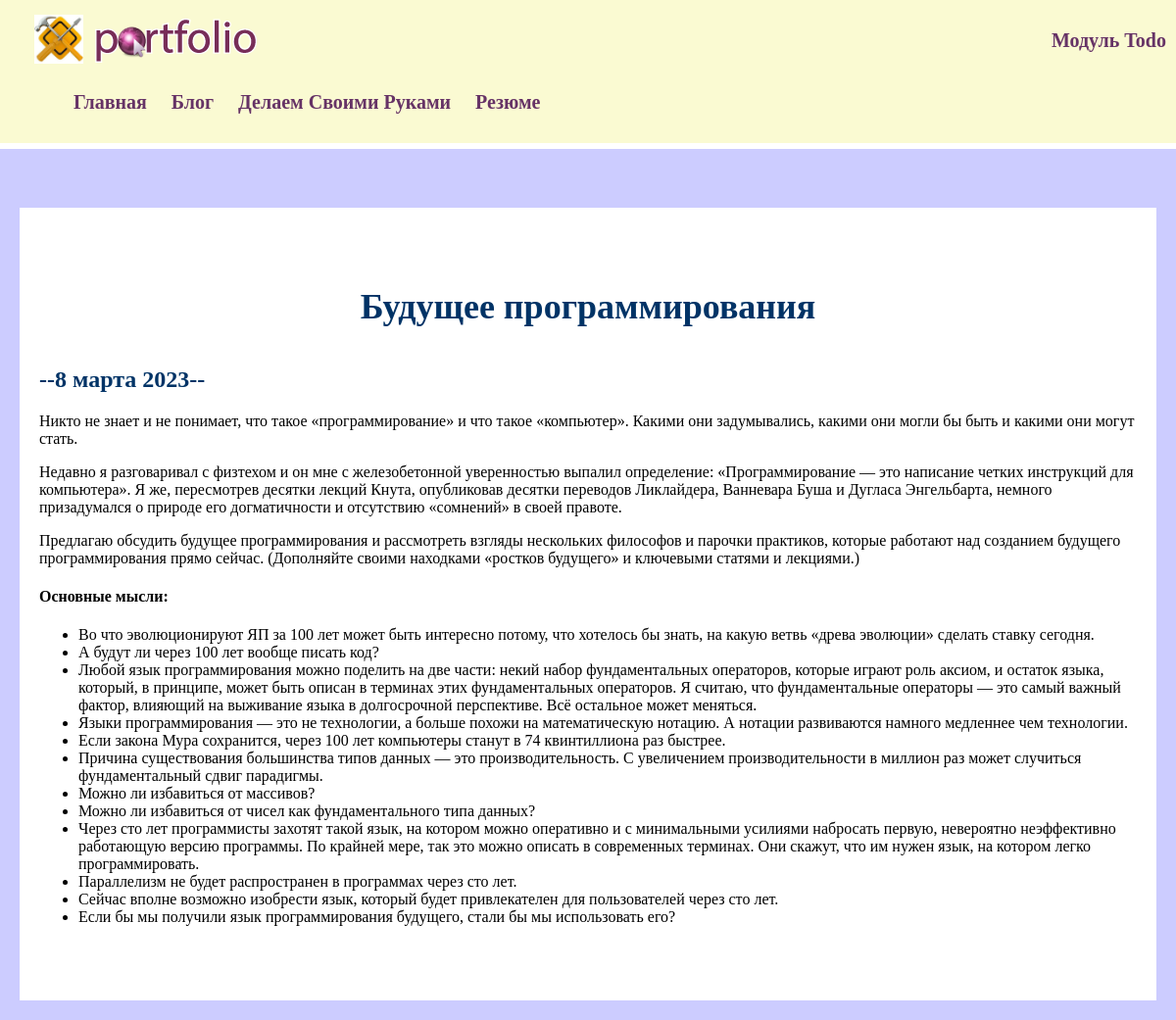
The app's page /blog/2/ with its own data.
### blog/models.py (models this page shows, shortened)
class Blog(models.Model):
    title = models.CharField(max_length=200)
    description = models.TextField()
    date = models.DateField()
    user = models.ForeignKey(User, on_delete=models.CASCADE)

### blog/views.py (the view)
# urls.py: path("<int:blog_id>/", views.detail, name='detail')
def detail(request, blog_id):
    blog = get_object_or_404(Blog, pk=blog_id)
    return render(request, 'blog/details.html', {'blog': blog})

### blog/templates/blog/details.html
{% extends 'skills/base.html' %}
{% block content %}
<div class="detail">
    <h1>{{ blog.title }}</h1>
    <h2>--{{ blog.date|date:'j E Y' }}--</h2>
    {{ blog.description|safe }}
</div>
{% endblock %}

### skills/static/css/style1.css (style rules this page uses)
body { font: 18px 'Migha' Arial, Helvetica, sans-serif; background: #CCCCFF; padding: 0; margin: 0; }
.content h1 { text-align: center; margin: 60px 0 40px; font-size: 36px; }
.detail { background: #FFF; padding: 20px 20px 60px; box-sizing: border-box; }
h1, h2 { color: #003366; }

### records on screen
Blog: title "Будущее программирования", date "8 марта 2023", description "Никто не знает и не понимает, что такое «программирование» и что такое «компьютер». Какими они задумывались, какими они могли бы быть и какими они могут стать. Недавно я разговаривал с физтехом и он мне с железобетонной уверенностью выпалил определение: «Программирование — это написание четких инструкций для компьютера». Я же, пересмотрев десятки лекций Кнута, опубликовав десятки переводов Ликлайдера, Ванневара Буша и Дугласа Энгельбарта, немного призадумался о природе его догматичности и отсутствию «сомнений» в своей правоте. Предлагаю обсудить будущее программирования и рассмотреть взгляды нескольких философов и парочки практиков, которые работают над созданием будущего программирования…"
